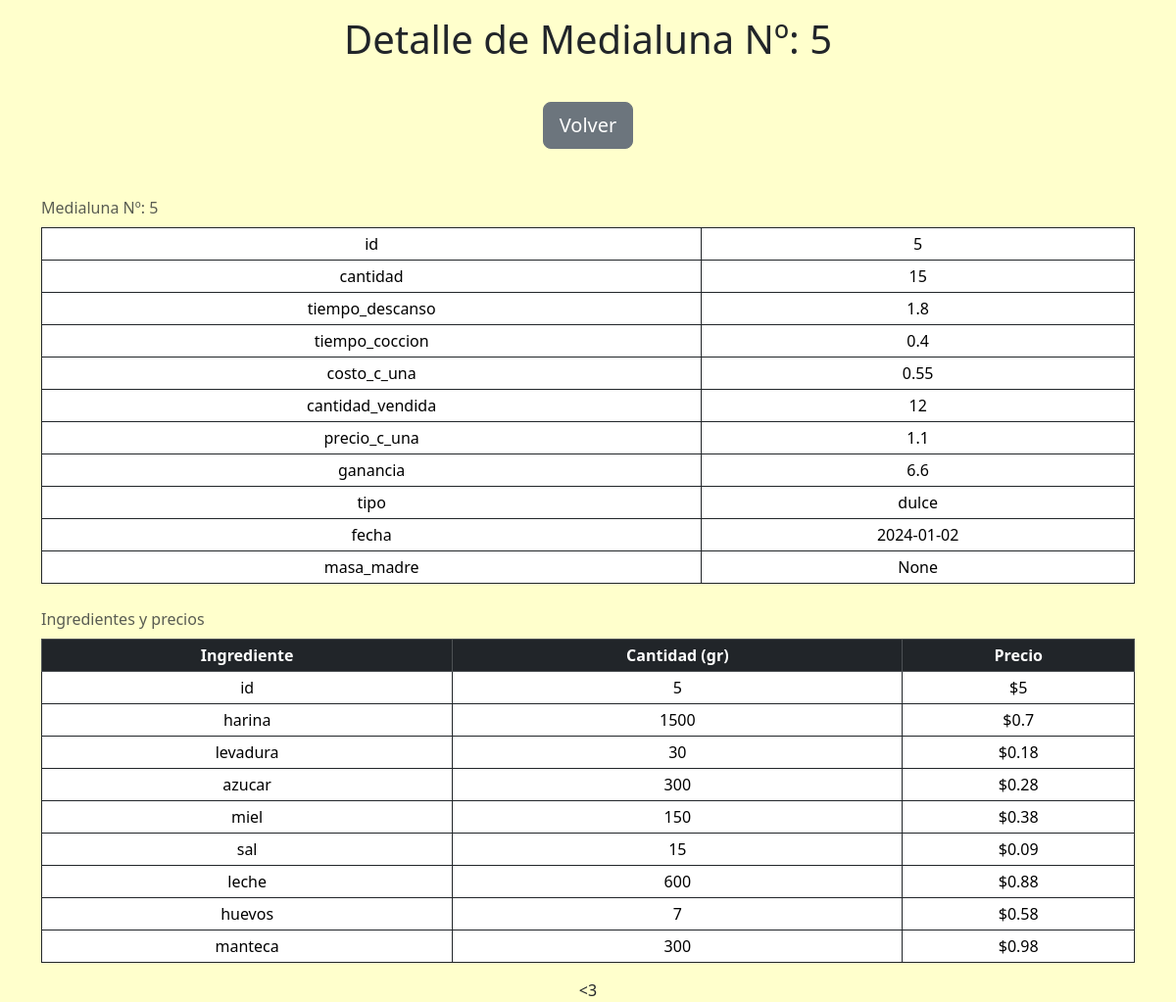
/medialunas/5, run on the app's committed database.
### tables this page shows
CREATE TABLE "medialunas" (
	"id"	INTEGER NOT NULL UNIQUE,
	"cantidad"	INTEGER,
	"tiempo_descanso"	REAL,
	"tiempo_coccion"	REAL,
	"costo_c_una"	REAL,
	"cantidad_vendida"	INTEGER,
	"precio_c_una"	REAL,
	"ganancia"	REAL,
	"tipo"	TEXT,
	"fecha" TEXT, "masa_madre" TEXT,
	PRIMARY KEY("id" AUTOINCREMENT)
);

CREATE TABLE ingredientes (
	id INTEGER NOT NULL,
	harina INTEGER,
	levadura INTEGER,
	azucar INTEGER,
	miel INTEGER,
	sal INTEGER,
	leche INTEGER,
	huevos INTEGER,
	manteca INTEGER,
	FOREIGN KEY(id) REFERENCES medialunas(id)
);

CREATE TABLE precios (
	id INTEGER NOT NULL,
	harina REAL,
	levadura REAL,
	azucar REAL,
	miel REAL,
	sal REAL,
	leche REAL,
	huevos REAL,
	manteca REAL,
	FOREIGN KEY(id) REFERENCES medialunas(id)
);

### app.py (the view)
@app.route('/medialunas/<int:id>')
def mostrar_medialunas(id: int):
    with sqlite3.connect(database) as connection:
        cursor = connection.cursor()
        cursor.execute("SELECT * FROM medialunas WHERE id=?", (str(id),))
        selected_medialuna = cursor.fetchone()
        cursor.execute("SELECT * FROM ingredientes WHERE id=?", (str(id),))
        selected_ingredientes = cursor.fetchone()
        cursor.execute("SELECT * FROM precios WHERE id=?", (str(id),))
        selected_precios = cursor.fetchone()
    print(COLUMNAS_INGREDIENTES_PRECIOS)
    medialuna = {}
    ingredientes = {}
    precios = {}
    if selected_medialuna != None:
        for i in range(len(COLUMNAS_MEDIALUNAS)):
            medialuna[COLUMNAS_MEDIALUNAS[i]] = selected_medialuna[i]
    if selected_ingredientes != None:
        for i in range(len(COLUMNAS_INGREDIENTES_PRECIOS)):
            ingredientes[COLUMNAS_INGREDIENTES_PRECIOS[i]] = selected_ingredientes[i]
    if selected_precios != None:
        for i in range(len(COLUMNAS_INGREDIENTES_PRECIOS)):
            precios[COLUMNAS_INGREDIENTES_PRECIOS[i]] = selected_precios[i]
    return render_template("medialunas.html", medialuna=medialuna,
                           ingredientes=ingredientes, precios=precios)

### templates/medialunas.html (shortened to what this page needs)
{% extends "layout.html" %}
{% block main %}
<h1> Detalle de Medialuna Nº: {{ medialuna["id"] }} </h1>
<div class="btn-container">
    <button type="button" class="btn btn-secondary btn-lg" onclick="location.href = '/'">Volver</button>
</div>
<div class="container table-responsive-sm">
    <table class="table table-sm table-hover table-bordered border-dark">
        <caption> Medialuna Nº: {{ medialuna["id"] }} </caption>
        <tbody>
            {% for key in medialuna %}
            <tr>
                <td> {{ key }} </td>
                <td> {{ medialuna[key] }} </td>
            </tr>
            {% endfor %}
        </tbody>
    </table>
    <table class="table table-sm table-hover table-bordered border-dark">
        <caption> Ingredientes y precios </caption>
        <thead class="table-dark">
            <tr>
                <th> Ingrediente </th>
                <th> Cantidad (gr) </th>
                <th> Precio </th>
            </tr>
        </thead>
        <tbody>
            {% for key in ingredientes %}
            <tr>
                <td> {{ key }} </td>
                <td> {{ ingredientes[key] }} </td>
                <td> ${{ precios[key] }} </td>
            </tr>
            {% endfor %}
        </tbody>
    </table>
</div>
{% endblock %}

### static/styles.css (style rules this page uses)
body { background-color: #ffffcc !important; text-align: center !important; }
.btn-container { margin-top: 5vh; margin-bottom: 5vh; width: 100%; }
caption { caption-side: top; }
h1 { margin-top: 1rem !important; }

### data on the page
medialunas: id "5", id "5" "15" "1.8" "0.4" "0.55" "12" "1.1" "6.6" "dulce" "2024-01-02"
ingredientes: id "5" "1500" "30" "300" "150" "15" "600" "7" "300"
precios: id "5" "0.7" "0.18" "0.28" "0.38" "0.09" "0.88" "0.58" "0.98"

### other printed values
{{ key }} "id" "cantidad" "tiempo_descanso" "tiempo_coccion" "costo_c_una" "cantidad_vendida" "precio_c_una" "ganancia" "tipo" "fecha" "masa_madre"
{{ medialuna[key] }} "None"
{{ key }} "id" "harina" "levadura" "azucar" "miel" "sal" "leche" "huevos" "manteca"
